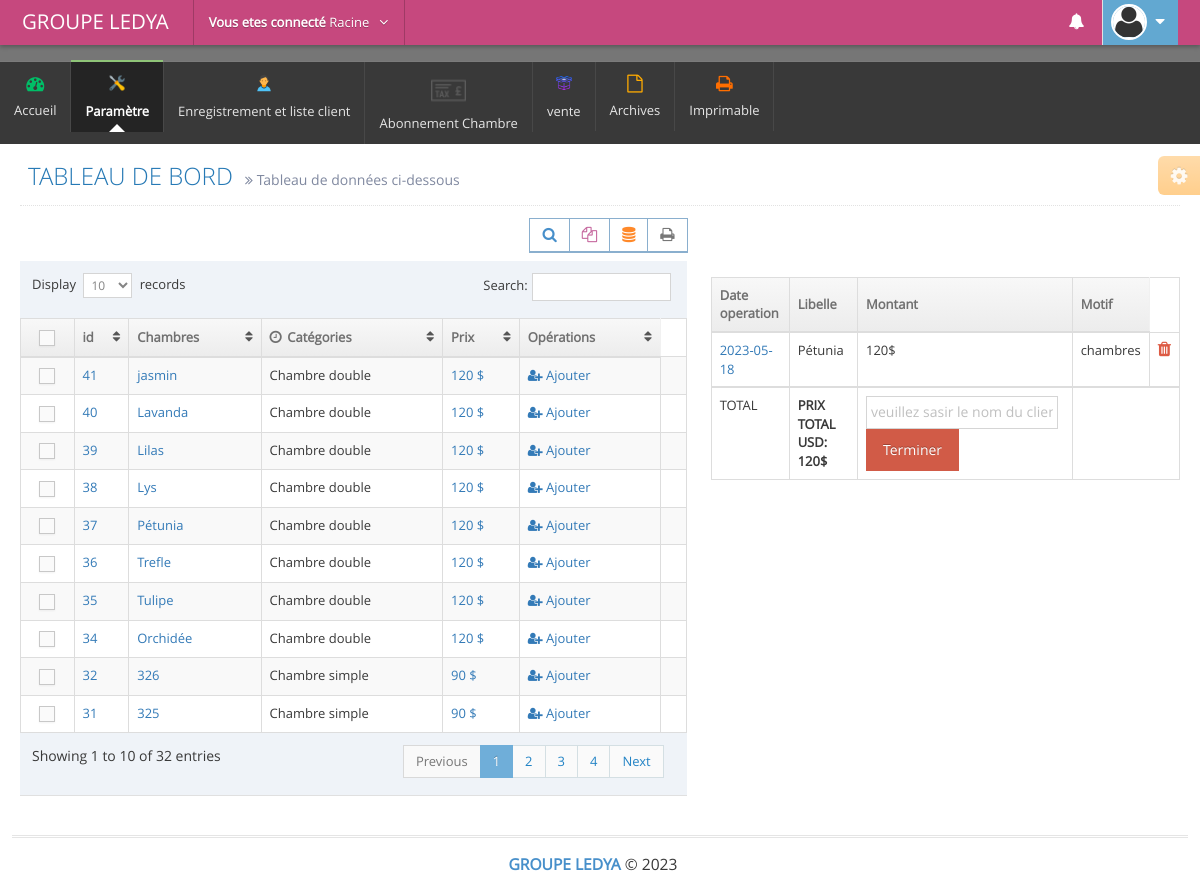
The app's page /admin/proformat.php (signed in) with its own data.
### tables this page shows
CREATE TABLE `chambres` (
  `id` int(11) NOT NULL,
  `numero_chambres` text NOT NULL,
  `categories_chambres` text NOT NULL,
  `prix_chambre` text NOT NULL,
  `etat` int(11) NOT NULL,
  `code_cate` text NOT NULL
);

CREATE TABLE `profrorma` (
  `id` int(11) NOT NULL,
  `code_proforma` text NOT NULL,
  `libelle` text NOT NULL,
  `montant` float NOT NULL,
  `client` text NOT NULL,
  `percepteur` text NOT NULL,
  `id_percepteur` int(11) NOT NULL,
  `motif` text NOT NULL,
  `date_operation` text NOT NULL,
  `etat` int(11) NOT NULL
);

### admin/proformat.php (the view, shortened to what this page needs)
            <?php include('includes/link.php'); ?>
            <?php include('includes/hea.php'); ?>
            <?php include'db/connectbdd.php';?>
            <div class="main-content">
            	<div class="main-content-inner">
            		<div class="page-content">
            			<div class="ace-settings-container" id="ace-settings-container">
            				<div class="btn btn-app btn-xs btn-warning ace-settings-btn" id="ace-settings-btn">
            					<i class="ace-icon fa fa-cog bigger-130"></i>
            				</div>
         </div>
         <div class="page-header">
            <h1>
                  TABLEAU DE BORD
                  <small>
                        <i class="ace-icon fa fa-angle-double-right"></i>
                        Tableau de données ci-dessous
                 </small>
          </h1>
   </div>
   <div class="row">
     <div class="col-xs-12">
           <div class="row">
                 <div class="col-lg-7">
                       <div class="row">
                             <div class="col-xs-12">
                                <div class="row">
                                    <div class="col-xs-12">
                                     <div class="clearfix">
                                      <div class="pull-right tableTools-container"></div></div>
                                      <div>
                                          <table id="dynamic-table" class="table table-striped table-bordered table-hover">
                                                 <thead>
                                                        <tr> <th class="center">
                                                              <label class="pos-rel">
                                                                     <span class="lbl"></span>
                                                              </label>
                                                       </th>
                                                       <th>id</th>
                                                       <th>Chambres</th>
                                                       <th>
                                                        <i class="ace-icon fa fa-clock-o bigger-110 hidden-480"></i>
                                                        Catégories
                                                 </th>
                                                       <th>Prix</th>
                                                       <th class="hidden-480">Opérations</th>
                                          </tr>
                                   </thead>
                                   <tbody>
                                     <?php
                                     $requete2 = mysqli_query($connection,"SELECT *FROM chambres  ORDER BY id DESC");
                                     while ($garde = mysqli_fetch_assoc($requete2)) {  ?>
                                           <tr>
                                                 <td class="center">
                                                       <label class="pos-rel">
                                                             <span class="lbl"></span>
                                                      </label>
                                               </td>
                                               <td><a href="#"><?php echo $garde['id']; ?></a></td>
                                               <td><a href="proformat.php?caisse=<?php echo $garde['id']; ?>"><?php echo $garde['numero_chambres']; ?> </a></td>
                                                <td> <?php echo $garde['categories_chambres']; ?></td>
                                               <td><a href="#"><?php echo $d = $garde['prix_chambre']; ?> $</a></td>
<td class="hidden-480"><a href="proformat.php?caisse=<?php echo $garde['id']; ?>"><i class="fa fa-user-plus 2x"></i> Ajouter </a></td>
                                             <td>
                                                                                 </td></tr>
                                                                          <?php }
                                                                          ?>
</tbody>
</table>
</div>
</div>
</div>
</div>
</div>
</div>
<div class="col-lg-5">
<br><br><br>
<table class="table table-bordered">
    <thead>
          <tr>
<th scope="col">Date operation</th>
            <th scope="col">Libelle</th>
                <th scope="col">Montant</th>
                <th scope="col">Motif</th>
         </tr>
  </thead>
  <tbody>
       <?php
                                     $requete2 = mysqli_query($connection,"SELECT *FROM profrorma where etat=0  ORDER BY id DESC");
                                     while ($garde = mysqli_fetch_assoc($requete2)) {  ?>
   <tr>
                                                    <td><a href="#"><?php echo $garde['date_operation'] ?></a></td>
                                                   <td><?php echo $garde['libelle']; ?></td>
                                                    <td><?php echo $garde['montant']; ?>$</td>
                                                      <td><?php echo $garde['motif']; ?></td>
                                                      <td><a class="red" href="proformat.php?sup=<?php echo $garde['id']; ?>"><i class="ace-icon fa fa-trash bigger-130"></i></a> </td>
  </tr>
     <?php }
                                                                          ?>
</tbody>
<footer>
    <tr>
        <td>TOTAL</td>
        <td><strong>PRIX TOTAL USD:   <?php  $requete2 = mysqli_query($connection,"SELECT sum(montant) as normale FROM profrorma where etat=0 ");
                                     while ($garde = mysqli_fetch_assoc($requete2)) {
 $nn=$garde['normale'];
echo number_format($nn);
}
                                      ?>$</strong></td>
        <td>
            <form method="post">
<input type="text" name="client" placeholder="veuillez sasir le nom du client">
                <input type="submit" name="valider" value="Terminer"class="btn btn-danger"></form></td>
    </tr>
</footer>
</table>
<br><br>
</div>
</div>
</div>
</div>
</div>
</div>
</div>
<?php include('includes/ft.php'); ?>
</body>
</html>

### records on screen
chambres: id "41", numero_chambres "jasmin", categories_chambres "Chambre double", prix_chambre "120"
chambres: id "40", numero_chambres "Lavanda", categories_chambres "Chambre double", prix_chambre "120"
chambres: id "39", numero_chambres "Lilas", categories_chambres "Chambre double", prix_chambre "120"
chambres: id "38", numero_chambres "Lys", categories_chambres "Chambre double", prix_chambre "120"
chambres: id "37", numero_chambres "Pétunia", categories_chambres "Chambre double", prix_chambre "120"
chambres: id "36", numero_chambres "Trefle", categories_chambres "Chambre double", prix_chambre "120"
chambres: id "35", numero_chambres "Tulipe", categories_chambres "Chambre double", prix_chambre "120"
chambres: id "34", numero_chambres "Orchidée", categories_chambres "Chambre double", prix_chambre "120"
chambres: id "32", numero_chambres "326", categories_chambres "Chambre simple", prix_chambre "90"
chambres: id "31", numero_chambres "325", categories_chambres "Chambre simple", prix_chambre "90"
profrorma: date_operation "2023-05-18", libelle "Pétunia", montant "120", motif "chambres"

### other values on screen
$username "Racine"
$nn "120"
